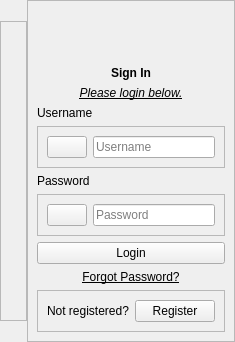
                <widget class="QWidget" name="loginPage">
                 <layout class="QHBoxLayout" name="horizontalLayout_7">
                  <property name="spacing">
                   <number>0</number>
                  </property>
                  <property name="leftMargin">
                   <number>0</number>
                  </property>
                  <property name="topMargin">
                   <number>0</number>
                  </property>
                  <property name="rightMargin">
                   <number>0</number>
                  </property>
                  <property name="bottomMargin">
                   <number>0</number>
                  </property>
                  <item>
                   <widget class="QFrame" name="frame_2">
                    <property name="maximumSize">
                     <size>
                      <width>300</width>
                      <height>300</height>
                     </size>
                    </property>
                    <property name="frameShape">
                     <enum>QFrame::StyledPanel</enum>
                    </property>
                    <property name="frameShadow">
                     <enum>QFrame::Raised</enum>
                    </property>
                    <layout class="QVBoxLayout" name="verticalLayout_8">
                     <item>
                      <widget class="QLabel" name="label_10">
                       <property name="text">
                        <string/>
                       </property>
                       <property name="pixmap">
                        <pixmap resource="QSS/QSS_Resources.qrc">:/images/images/2.png</pixmap>
                       </property>
                       <property name="scaledContents">
                        <bool>true</bool>
                       </property>
                      </widget>
                     </item>
                    </layout>
                   </widget>
                  </item>
                  <item>
                   <widget class="QFrame" name="frame_3">
                    <property name="maximumSize">
                     <size>
                      <width>300</width>
                      <height>16777215</height>
                     </size>
                    </property>
                    <property name="frameShape">
                     <enum>QFrame::StyledPanel</enum>
                    </property>
                    <property name="frameShadow">
                     <enum>QFrame::Raised</enum>
                    </property>
                    <layout class="QVBoxLayout" name="verticalLayout_7">
                     <item alignment="Qt::AlignHCenter">
                      <widget class="QLabel" name="label_5">
                       <property name="minimumSize">
                        <size>
                         <width>50</width>
                         <height>50</height>
                        </size>
                       </property>
                       <property name="maximumSize">
                        <size>
                         <width>50</width>
                         <height>50</height>
                        </size>
                       </property>
                       <property name="text">
                        <string/>
                       </property>
                       <property name="pixmap">
                        <pixmap resource="QSS/QSS_Resources.qrc">:/icons/Icons/user.png</pixmap>
                       </property>
                       <property name="scaledContents">
                        <bool>true</bool>
                       </property>
                      </widget>
                     </item>
                     <item>
                      <widget class="QLabel" name="label_6">
                       <property name="font">
                        <font>
                         <weight>75</weight>
                         <bold>true</bold>
                        </font>
                       </property>
                       <property name="text">
                        <string>Sign In</string>
                       </property>
                       <property name="alignment">
                        <set>Qt::AlignCenter</set>
                       </property>
                      </widget>
                     </item>
                     <item>
                      <widget class="QLabel" name="loginResponse">
                       <property name="enabled">
                        <bool>true</bool>
                       </property>
                       <property name="font">
                        <font>
                         <italic>true</italic>
                         <underline>true</underline>
                        </font>
                       </property>
                       <property name="text">
                        <string>Please login below.</string>
                       </property>
                       <property name="alignment">
                        <set>Qt::AlignCenter</set>
                       </property>
                       <property name="wordWrap">
                        <bool>true</bool>
                       </property>
                      </widget>
                     </item>
                     <item>
                      <widget class="QLabel" name="label_7">
                       <property name="text">
                        <string>Username</string>
                       </property>
                      </widget>
                     </item>
                     <item>
                      <widget class="QFrame" name="frame_4">
                       <property name="frameShape">
                        <enum>QFrame::StyledPanel</enum>
                       </property>
                       <property name="frameShadow">
                        <enum>QFrame::Raised</enum>
                       </property>
                       <layout class="QHBoxLayout" name="horizontalLayout_9">
                        <item>
                         <widget class="QPushButton" name="pushButton_2">
                          <property name="text">
                           <string/>
                          </property>
                          <property name="icon">
                           <iconset resource="QSS/QSS_Resources.qrc">
                            <normaloff>:/icons/Icons/edit.png</normaloff>:/icons/Icons/edit.png</iconset>
                          </property>
                         </widget>
                        </item>
                        <item>
                         <widget class="QLineEdit" name="loginUsername">
                          <property name="placeholderText">
                           <string>Username</string>
                          </property>
                         </widget>
                        </item>
                       </layout>
                      </widget>
                     </item>
                     <item>
                      <widget class="QLabel" name="label_9">
                       <property name="text">
                        <string>Password</string>
                       </property>
                      </widget>
                     </item>
                     <item>
                      <widget class="QFrame" name="frame_5">
                       <property name="frameShape">
                        <enum>QFrame::StyledPanel</enum>
                       </property>
                       <property name="frameShadow">
                        <enum>QFrame::Raised</enum>
                       </property>
                       <layout class="QHBoxLayout" name="horizontalLayout_10">
                        <item>
                         <widget class="QPushButton" name="showHideLoginPass">
                          <property name="text">
                           <string/>
                          </property>
                          <property name="icon">
                           <iconset resource="QSS/QSS_Resources.qrc">
                            <normaloff>:/icons/Icons/eye-off.png</normaloff>:/icons/Icons/eye-off.png</iconset>
                          </property>
                         </widget>
                        </item>
                        <item>
                         <widget class="QLineEdit" name="loginPassword">
                          <property name="echoMode">
                           <enum>QLineEdit::Password</enum>
                          </property>
                          <property name="placeholderText">
                           <string>Password</string>
                          </property>
                         </widget>
                        </item>
                       </layout>
                      </widget>
                     </item>
                     <item>
                      <widget class="QPushButton" name="submitLogin">
                       <property name="text">
                        <string>Login</string>
                       </property>
                      </widget>
                     </item>
                     <item>
                      <widget class="QLabel" name="label_18">
                       <property name="font">
                        <font>
                         <underline>true</underline>
                        </font>
                       </property>
                       <property name="text">
                        <string>Forgot Password?</string>
                       </property>
                       <property name="alignment">
                        <set>Qt::AlignCenter</set>
                       </property>
                      </widget>
                     </item>
                     <item>
                      <widget class="QFrame" name="frame_6">
                       <property name="frameShape">
                        <enum>QFrame::StyledPanel</enum>
                       </property>
                       <property name="frameShadow">
                        <enum>QFrame::Raised</enum>
                       </property>
                       <layout class="QHBoxLayout" name="horizontalLayout_8">
                        <item>
                         <widget class="QLabel" name="label_8">
                          <property name="text">
                           <string>Not registered?</string>
                          </property>
                         </widget>
                        </item>
                        <item>
                         <widget class="QPushButton" name="signUpBtn">
                          <property name="text">
                           <string>Register</string>
                          </property>
                         </widget>
                        </item>
                       </layout>
                      </widget>
                     </item>
                    </layout>
                   </widget>
                  </item>
                 </layout>
                </widget>
